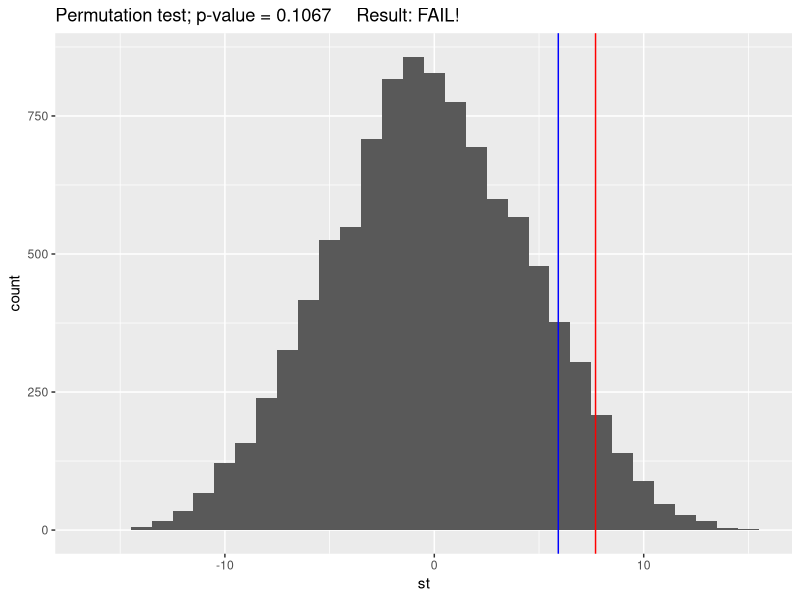

The R script that drew this image:
####### WORK IN PROGRESS ######

# Resampling test --------------------------------------------------------

library(ggplot2)

conventional <- c(65, 79,90,75,61,85,98,80,97,75)
new <- c(90,98,73,79,84,81,98,90,83,88)
nr = 10000
st <- numeric(nr)
alpha <- 0.05

sttrue <- -mean(conventional)+ mean(new)
n1 <- length(new)
n2 <- length(conventional)
total <- n1+n2
cnt <- 0

vect = c(new,conventional)
for(i in 1:nr){
d = sample(vect,n1+n2)
ne <- d[1:n1]
a <- n1+1
co <- d[a:total]
st[i] <- mean(ne) - mean(co)
if (st[i] > sttrue) cnt = cnt+1
}

ggplot() +
  geom_histogram(aes(st), binwidth=1) +
  geom_vline(aes(xintercept=quantile(st,prob=1-alpha)), colour = 'red') +
  geom_vline(aes(xintercept=quantile(st,prob=1-(cnt/nr))), colour = 'blue') +
  labs(title = paste("Permutation test;", "p-value =", cnt/nr, "    Result:", ifelse(quantile(st,prob=1-(cnt/nr)) > quantile(st,prob=1-alpha) ,"YEA BOI!", "FAIL!")))
  

